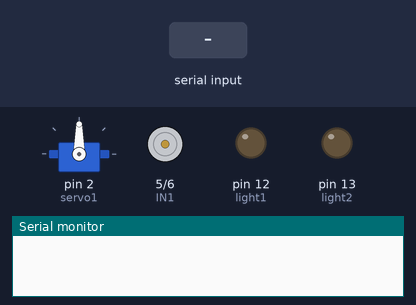
A sketch run on a simulated Arduino Uno, built with avr-gcc and run on an emulated ATmega328P. On the bench: servo, motor-driver pin pairs drawn as motors (green arrow = first pin HIGH = forward, orange = second pin HIGH = backward, longer = more drive, scaled by the enable pin), output pins drawn as LEDs (lit = HIGH), the last lines printed to the serial monitor. The test bench sets the inputs (shaded band).

Above: at 1.2 s.
1.3 s: "F" received over Serial
At 2.5 s:
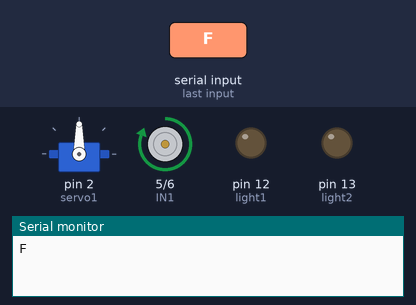
2.8 s: byte 86 ('V') received over Serial
At 3.8 s:
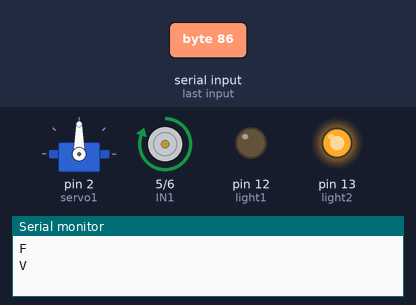
4.3 s: "B" received over Serial
At 4.9 s:
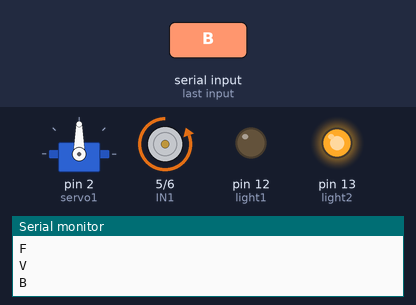
5.8 s: byte 118 ('v') received over Serial
At 6.1 s:
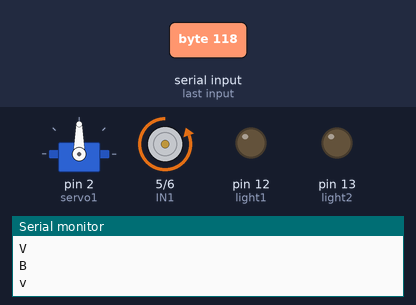
7.3 s: "L" received over Serial
At 8.4 s:
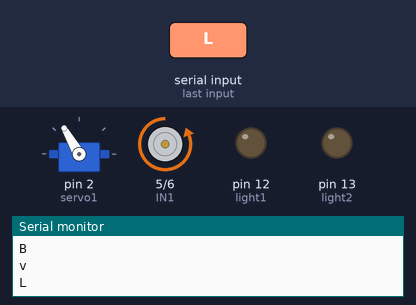
8.8 s: "f" received over Serial
At 9.6 s:
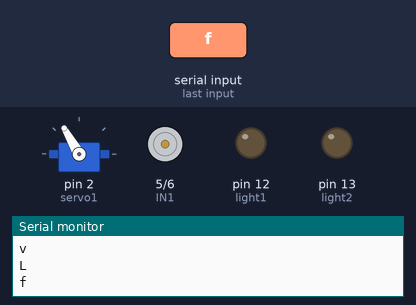
Timing chart, 0 to 11.3 s (numbered marks = the images above; inputs shaded):
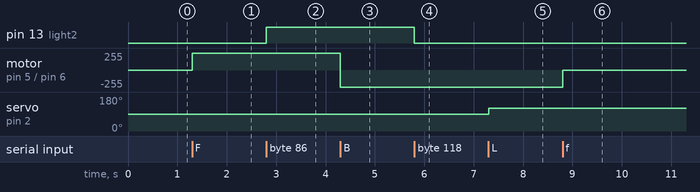

Measured:
- after the input at 1.3 s, motor on pin 5 (IN1) / pin 6 (IN2): stopped → forward 255/255 at once
- after the input at 2.8 s, pin 13 (light2): LOW → HIGH at once
- after the input at 4.3 s, motor on pin 5 (IN1) / pin 6 (IN2): forward 255/255 → backward 255/255 at once
- after the input at 5.8 s, pin 13 (light2): HIGH → LOW at once
- after the input at 7.3 s, servo on pin 2 (servo1): 90° → 120° at once
- after the input at 8.8 s, motor on pin 5 (IN1) / pin 6 (IN2): backward 255/255 → stopped at once

The sketch:

Bluetooth_Controlled_Android_App.ino
```cpp
#include <Servo.h>

// Motor pins for L298N
const int ENA = 3;  // PWM for speed
const int IN1 = 5;  // Direction 1
const int IN2 = 6;  // Direction 2

// Servo control
Servo servo1;
#define SERVOMIN 60
#define SERVOMID 90
#define SERVOMAX 120
#define TurnRight servo1.write(SERVOMIN)
#define TurnMid servo1.write(SERVOMID)
#define TurnLeft servo1.write(SERVOMAX)

// Lights
const int light1 = 12;  // Front light
const int light2 = 13;  // Back light

// Variables
char ch;
int vSpeed = 255;  // Motor speed (0–255)

void setup() {
  Serial.begin(9600);  // RX=0, TX=1 for Bluetooth
  servo1.attach(2);    // Steering servo
  TurnMid;             // Set to center

  pinMode(ENA, OUTPUT);
  pinMode(IN1, OUTPUT);
  pinMode(IN2, OUTPUT);
  pinMode(light1, OUTPUT);
  pinMode(light2, OUTPUT);

  stopMotor();  // Ensure stopped at start
  digitalWrite(light1, LOW);
  digitalWrite(light2, LOW);
}

void loop() {
  if (Serial.available()) {
    ch = Serial.read();
    Serial.println(ch);  // Optional: debug via Serial Monitor

    switch (ch) {
      // Movement
      case 'F':
        moveForward();
        break;

      case 'B':
        moveBackward();
        break;

      case 'f':
        stopMotor();
        break;

      case 'b':
        stopMotor();
        break;

      // Steering
      case 'L':
        TurnLeft;
        break;

      case 'l':
        TurnMid;
        break;

      case 'R':
        TurnRight;
        break;

      case 'r':
        TurnMid;
        break;

      // Lights
      case 'U':
        digitalWrite(light1, HIGH);  // Front ON
        break;

      case 'u':
        digitalWrite(light1, LOW);  // Front OFF
        break;

      case 'V':
        digitalWrite(light2, HIGH);  // Back ON
        break;

      case 'v':
        digitalWrite(light2, LOW);  // Back OFF
        break;

      default:
        break;
    }
  }
}

// Move forward
void moveForward() {
  analogWrite(ENA, vSpeed);
  digitalWrite(IN1, HIGH);
  digitalWrite(IN2, LOW);
}

// Move backward
void moveBackward() {
  analogWrite(ENA, vSpeed);
  digitalWrite(IN1, LOW);
  digitalWrite(IN2, HIGH);
}

// Stop motor
void stopMotor() {
  analogWrite(ENA, 0);     // Cut PWM
  digitalWrite(IN1, LOW);  // Set both inputs LOW
  digitalWrite(IN2, LOW);
}
```
